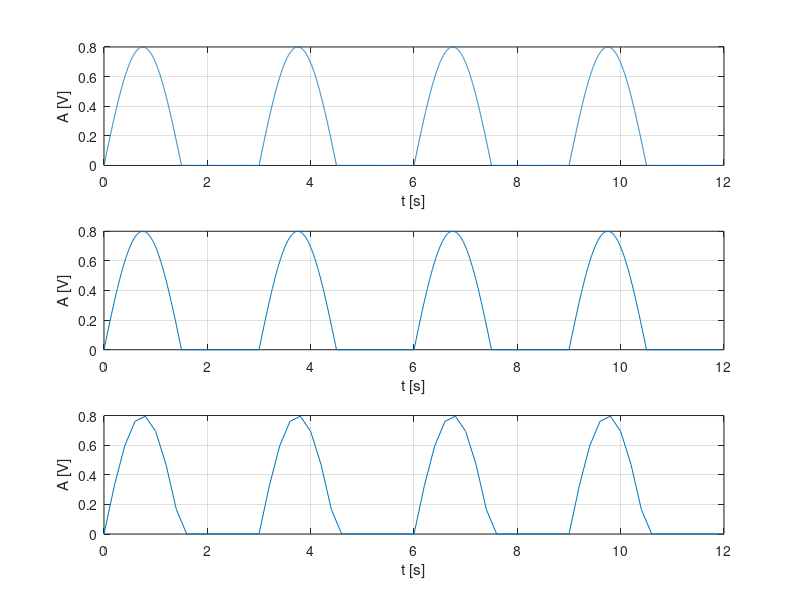

Write MATLAB code to recreate this figure.
%rezolutie temporara de 2 ms
t=0:0.002:12;   %vom afisa 3 perioade
x=0.4*(sin(2*pi/3*t)+abs(sin(2*pi/3*t))); %pentru a forma un semnal monoalternanta am adunat 
%semnalul "normal" cu semnalul dublualternanta (partea pozitiva se anuleaza
%cu cea negativa=> semnal monoalternanta). Amplitudinea se imaprte la 2,
%altfel semnalul ajunge la 1.6.
subplot(3,1,1) %am folosit functia subplot pentru a avea toate graficele intr-o pagina
plot(t,x),grid,xlabel('t [s]'),ylabel('A [V]')

%rezolutie temporara de 20 ms
t=0:0.02:12;   %vom afisa 3 perioade
x=0.4*(sin(2*pi/3*t)+abs(sin(2*pi/3*t))); 
subplot(3,1,2)
plot(t,x),grid,xlabel('t [s]'),ylabel('A [V]')


%rezolutie temporara de 200 ms
t=0:0.2:12;   
x=0.4*(sin(2*pi/3*t)+abs(sin(2*pi/3*t))); 
subplot(3,1,3)
plot(t,x),grid,xlabel('t [s]'),ylabel('A [V]')